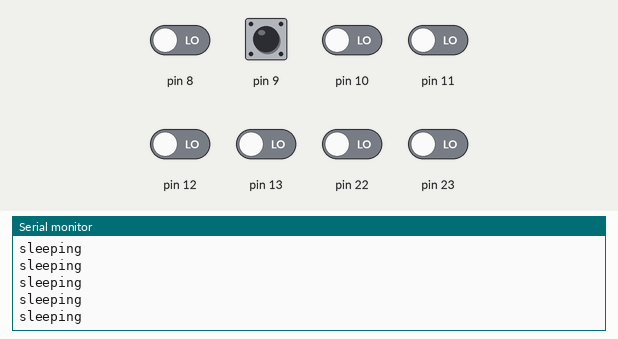
Bench run of a sketch on a simulated Arduino Uno, built with avr-gcc and run on an emulated ATmega328P. On the bench: the last lines printed to the serial monitor. The inputs (shaded band) are chosen by the test bench; at power-on: pin 8–13, pin 22, pin 23 LOW.

Above: at 0.8 s.
0.9 s: pin 8 driven HIGH
At 1.7 s:
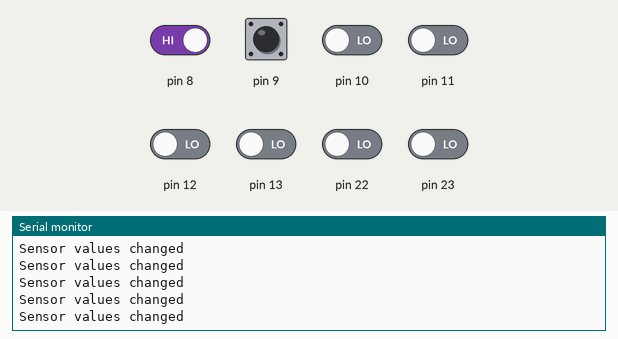
2.8 s: pin 8 driven LOW
At 3.7 s:
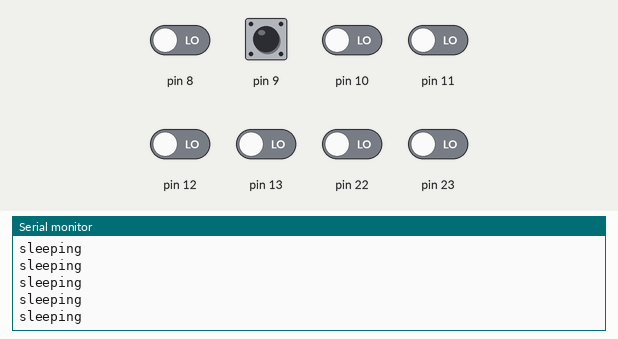
5.8 s: pin 9 driven HIGH
At 6.3 s:
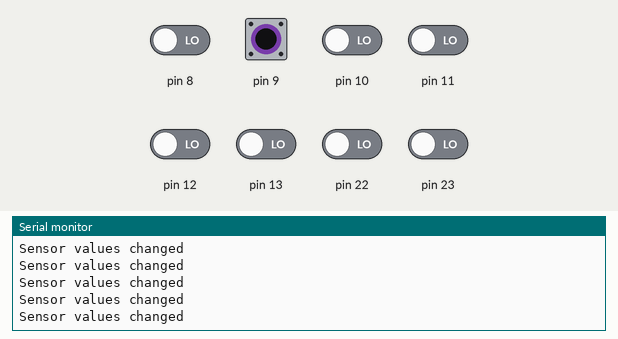
8.8 s: pin 9 pulsed LOW 2 times (0.12 s each, 0.3 s apart)
12.4 s: pin 9 pulsed LOW 5 times (0.12 s each, 0.3 s apart)
At 13.1 s:
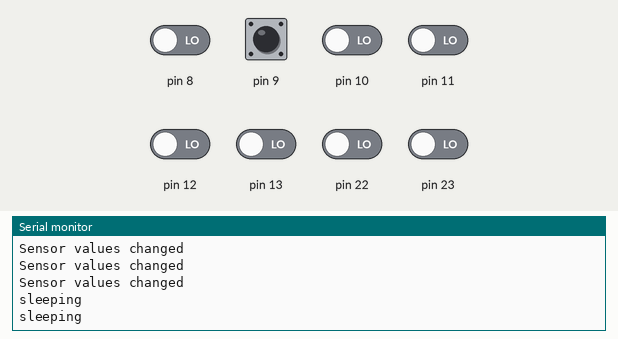
22.9 s: pin 9 driven LOW
At 23.6 s:
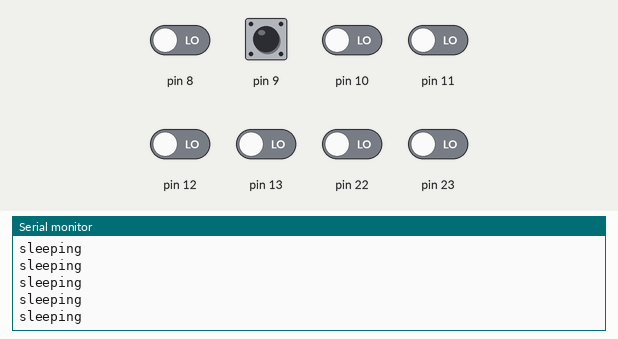

The sketch:

Pin_Change_Interrupt.ino
```cpp
/*
    An ATmega328p micrcontroller is embedded part of a home security system.
    8 motion sensors are connected to the port D of microcontroller
*/

volatile bool changed;
unsigned char* pinb = (unsigned char*) 0x23;
unsigned char* sreg = (unsigned char*) 0x5F;
unsigned char* pcicr = (unsigned char*) 0x68;
unsigned char* pcmsk0 = (unsigned char*) 0x6B;

void setup()
{
  // put your setup code here, to run once:
  *sreg |= (1 << 7);            //Enable interrupts in general
  *pcicr = 1;                   //Enable pin change interrupt 0
  *pcmsk0 = 255;                //Enable pin change interrupt on all the Port B pin
  Serial.begin(9600);

  while(1)
  {   changed = *pinb;
      if (changed)
      {
          Serial.println("Sensor values changed");    //Perform necessary investigation and subsequent operations
          changed = 0;
      }
      else
      {
          //Do other things or go back to sleep
          Sleep();                                    //There is no such function called ‘Sleep’. Just for demo.
      }
  }
}

void Sleep()
{
    Serial.println("sleeping");
}

ISR(PCINT0_vect)
{
    changed = 1;
}

void loop()
{
  // put your main code here, to run repeatedly:

}
```

Measured:
- after the input at 0.9 s, the serial monitor: prints a new line after 0.08 s (image 1)
- after the input at 12.4 s, the serial monitor: prints a new line after 0.07 s (image 4)
- after the input at 22.9 s, the serial monitor: prints a new line after 0.08 s (image 5)
